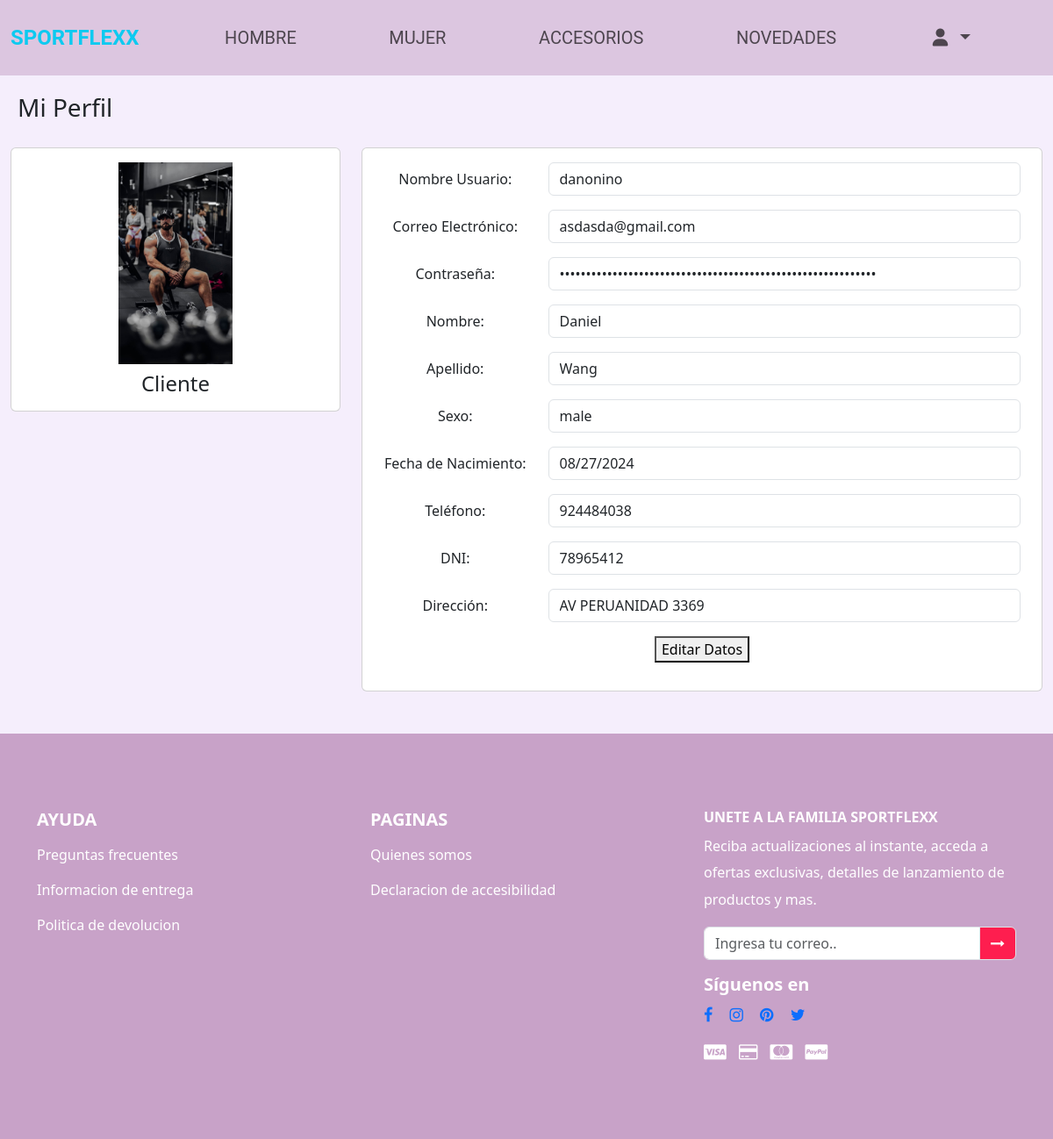
Page /Cliente/HTML/MiPerfil.php (signed in) on the earlier database version.
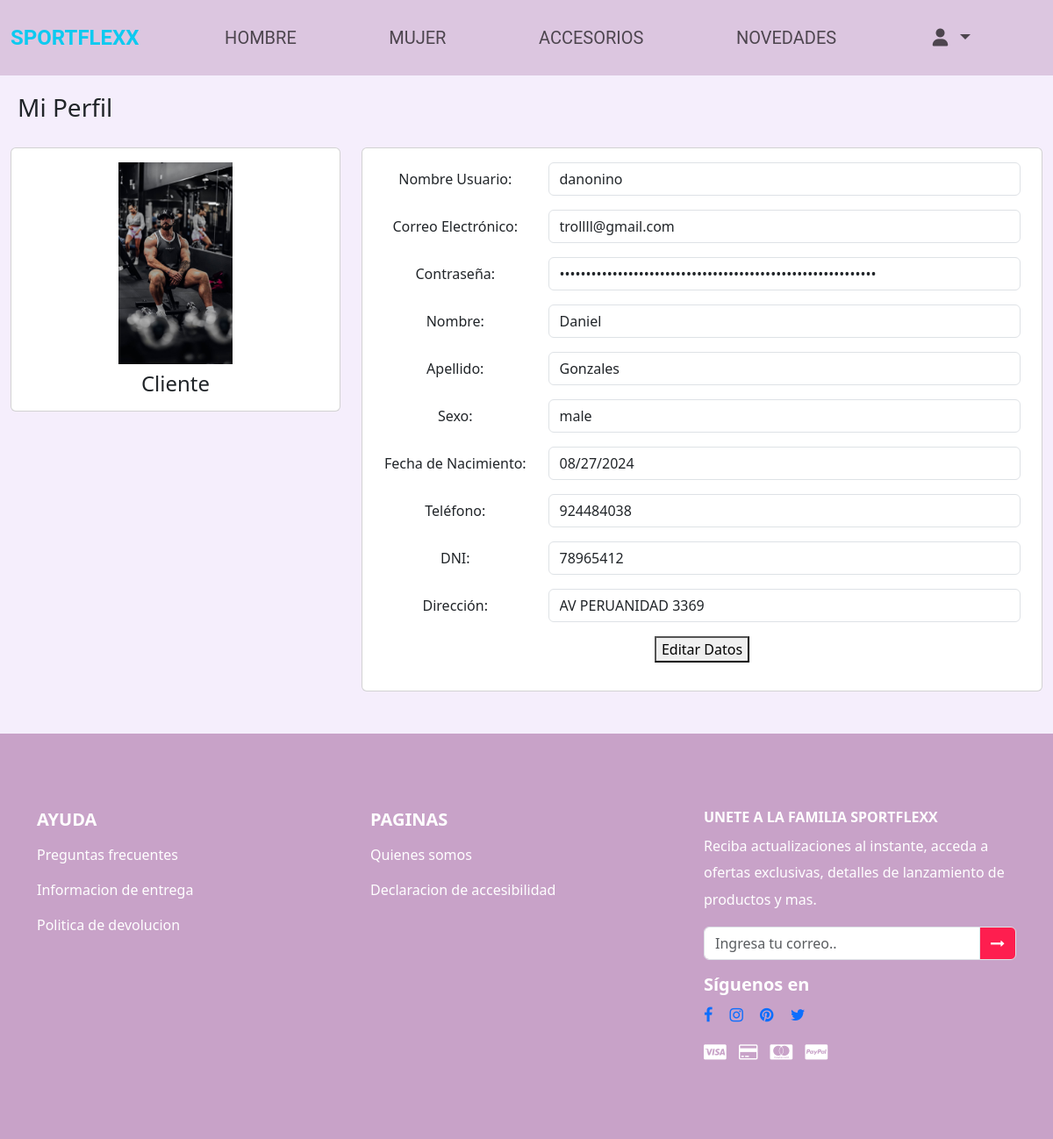
Same page on the later database version.
### tables this page shows
CREATE TABLE `cliente` (
  `IdCliente` int(11) NOT NULL,
  `IdUsuario` int(11) NOT NULL,
  `Nombre` varchar(100) NOT NULL,
  `Apellido` varchar(100) NOT NULL,
  `Sexo` varchar(10) DEFAULT NULL,
  `FechaNacimiento` date DEFAULT NULL,
  `Telefono` varchar(20) DEFAULT NULL,
  `Dni` varchar(15) DEFAULT NULL
);

CREATE TABLE `usuario` (
  `IdUsuario` int(11) NOT NULL,
  `NombreUsuario` varchar(100) NOT NULL,
  `CorreoElectronico` varchar(100) NOT NULL,
  `Contrasena` varchar(255) NOT NULL,
  `IdRol` int(11) NOT NULL,
  `Intentos` int(11) DEFAULT 3,
  `Bloqueado` bit(1) DEFAULT b'0'
);

CREATE TABLE `direccion` (
  `IdDireccion` int(11) NOT NULL,
  `IdCliente` int(11) NOT NULL,
  `Direccion` varchar(255) NOT NULL
);

### Cliente/HTML/MiPerfil.php (the view, shortened to what the changed rows need)
<?php
include_once "navbar.php";
$IdUsuario = $_SESSION['IdUsuario'];
$obj = new Conectar();
$conexion = $obj->getConexion();
$sql = "SELECT cliente.*, usuario.NombreUsuario, usuario.CorreoElectronico, usuario.Contrasena, direccion.Direccion
        FROM cliente
        INNER JOIN usuario ON cliente.IdUsuario = usuario.IdUsuario
        LEFT JOIN direccion ON cliente.IdCliente = direccion.IdCliente
        WHERE cliente.IdUsuario = ?";
$stmt = mysqli_prepare($conexion, $sql);
mysqli_stmt_bind_param($stmt, "i", $IdUsuario);
mysqli_stmt_execute($stmt);
$resultado = mysqli_stmt_get_result($stmt);
$row = mysqli_fetch_assoc($resultado);
?>
<!DOCTYPE html>
<html lang="en">
<head>
    <link rel="stylesheet" href="https://cdn.jsdelivr.net/npm/bootstrap-icons@1.11.3/font/bootstrap-icons.min.css" />
    <link rel="stylesheet" href="https://cdn.jsdelivr.net/npm/bootstrap@5.2.3/dist/css/bootstrap.min.css" />
    <link rel="stylesheet" href="../EstilosMenus/EstilosMenu.css" />
    <link rel="stylesheet" href="https://cdnjs.cloudflare.com/ajax/libs/font-awesome/5.15.4/css/all.min.css" />
    <link rel="stylesheet" href="https://stackpath.bootstrapcdn.com/bootstrap/5.3.0/css/bootstrap.min.css" />
    <link rel="stylesheet" href="https://cdn.jsdelivr.net/npm/bootstrap-icons/font/bootstrap-icons.css" />
    <link rel="stylesheet" href="https://cdnjs.cloudflare.com/ajax/libs/font-awesome/6.0.0-beta3/css/all.min.css" />
    <link rel="stylesheet" href="https://cdnjs.cloudflare.com/ajax/libs/font-awesome/4.7.0/css/font-awesome.min.css" />
    <link rel="stylesheet" href="https://cdnjs.cloudflare.com/ajax/libs/twitter-bootstrap/5.2.0/js/bootstrap.min.js" />
</head>
<body>
        <div class="page-wrapper">
            <div class="container-fluid">
                <div class="row">
                    <div class="col-lg-8 col-xlg-9">
                        <div class="card">
                            <div class="card-body">
                                <?php if ($row) { ?>
                                <form class="form-horizontal form-material mx-2" id="profileForm" action="guardar_perfil.php" method="POST">
                                    <div class="row mb-3">
                                        <label for="editNombreUsuario" class="col-md-3 col-form-label">Nombre
                                            Usuario:</label>
                                        <div class="col-md-9">
                                            <input type="text" class="form-control" id="editNombreUsuario"
                                                name="NombreUsuario" value="<?php echo $row['NombreUsuario']; ?>" readonly>
                                        </div>
                                    </div>
                                    <div class="row mb-3">
                                        <label for="editCorreoElectronico" class="col-md-3 col-form-label">Correo
                                            Electrónico:</label>
                                        <div class="col-md-9">
                                            <input type="email" class="form-control" id="editCorreoElectronico"
                                                name="CorreoElectronico"
                                                value="<?php echo $row['CorreoElectronico']; ?>" readonly>
                                        </div>
                                    </div>
                                    <div class="row mb-3">
                                        <label for="editContrasena" class="col-md-3 col-form-label">Contraseña:</label>
                                        <div class="col-md-9">
                                            <input type="password" class="form-control" id="editContrasena"
                                                name="Contrasena" value="<?php echo $row['Contrasena']; ?>" readonly>
                                        </div>
                                    </div>
                                    <div class="row mb-3">
                                        <label for="editNombre" class="col-md-3 col-form-label">Nombre:</label>
                                        <div class="col-md-9">
                                            <input type="text" class="form-control" id="editNombre" name="Nombre"
                                                value="<?php echo $row['Nombre']; ?>" readonly>
                                        </div>
                                    </div>
                                    <div class="row mb-3">
                                        <label for="editApellido" class="col-md-3 col-form-label">Apellido:</label>
                                        <div class="col-md-9">
                                            <input type="text" class="form-control" id="editApellido" name="Apellido"
                                                value="<?php echo $row['Apellido']; ?>" readonly>
                                        </div>
                                    </div>
                                    <div class="row mb-3">
                                        <label for="editSexo" class="col-md-3 col-form-label">Sexo:</label>
                                        <div class="col-md-9">
                                            <input type="text" class="form-control" id="editSexo" name="Sexo"
                                                value="<?php echo $row['Sexo']; ?>" readonly>
                                        </div>
                                    </div>
                                    <div class="row mb-3">
                                        <label for="editFechaNacimiento" class="col-md-3 col-form-label">Fecha de
                                            Nacimiento:</label>
                                        <div class="col-md-9">
                                            <input type="date" class="form-control" id="editFechaNacimiento"
                                                name="FechaNacimiento" value="<?php echo $row['FechaNacimiento']; ?>" readonly>
                                        </div>
                                    </div>
                                    <div class="row mb-3">
                                        <label for="editTelefono" class="col-md-3 col-form-label">Teléfono:</label>
                                        <div class="col-md-9">
                                            <input type="text" class="form-control" id="editTelefono" name="Telefono"
                                                value="<?php echo $row['Telefono']; ?>" readonly>
                                        </div>
                                    </div>
                                    <div class="row mb-3">
                                        <label for="editDni" class="col-md-3 col-form-label">DNI:</label>
                                        <div class="col-md-9">
                                            <input type="text" class="form-control" id="editDni" name="Dni"
                                                value="<?php echo $row['Dni']; ?>" readonly>
                                        </div>
                                    </div>
                                    <div class="row mb-3">
                                        <label for="editDireccion" class="col-md-3 col-form-label">Dirección:</label>
                                        <div class="col-md-9">
                                            <input type="text" class="form-control" id="editDireccion" name="Direccion"
                                                value="<?php echo isset($row['Direccion']) ? $row['Direccion'] : ''; ?>" readonly>
                                        </div>
                                    </div>
                                    <button type="button" id="editButton">Editar Datos</button>
                                </form>
                                <?php } else { ?>
                                <div class="alert alert-danger" role="alert">
                                    No se encontraron datos del usuario.
                                </div>
                                <?php } ?>
                            </div>
                        </div>
                    </div>
                </div>
            </div>
        </div>
    <BR></BR>
<?php include_once "footer.php"; ?>
</body>
</html>

Differences in the rows shown:
changed cliente "Daniel": CorreoElectronico "asdasda@gmail.com" → "trollll@gmail.com"; Apellido "Wang" → "Gonzales"
